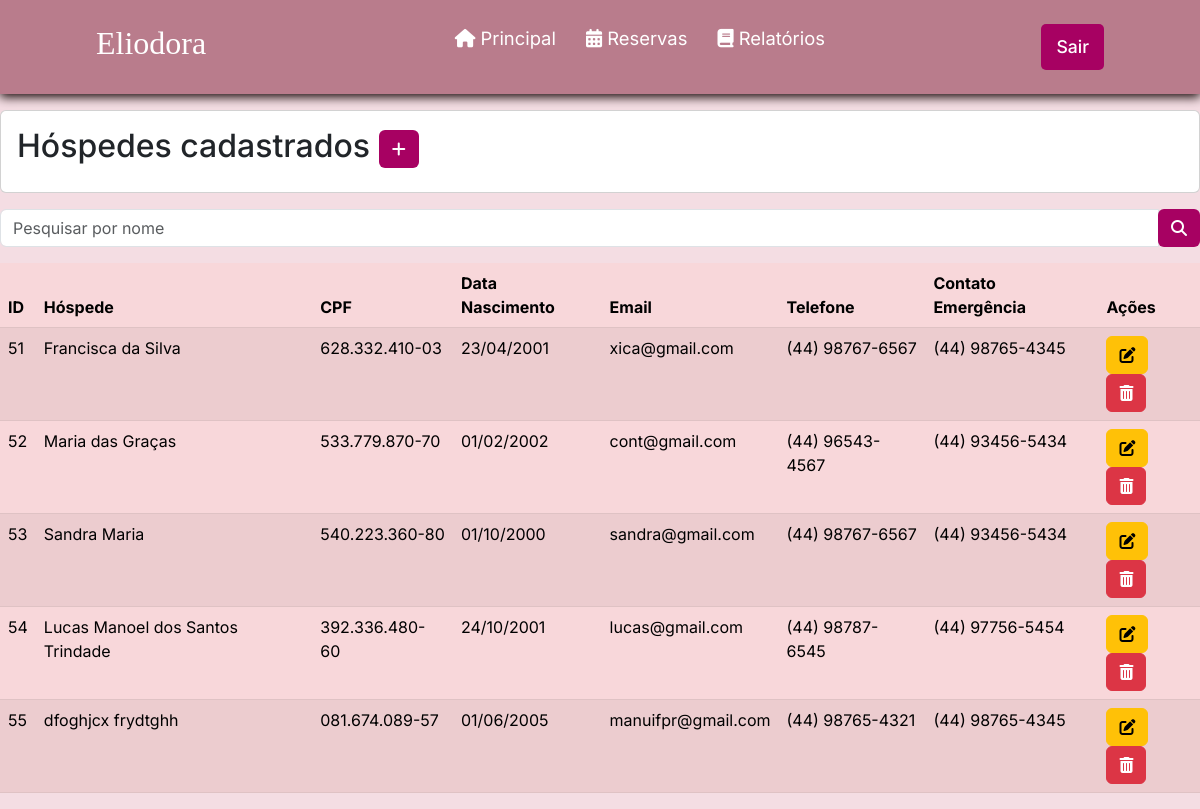
Page /listarHospedes.php (signed in) on the earlier database version.
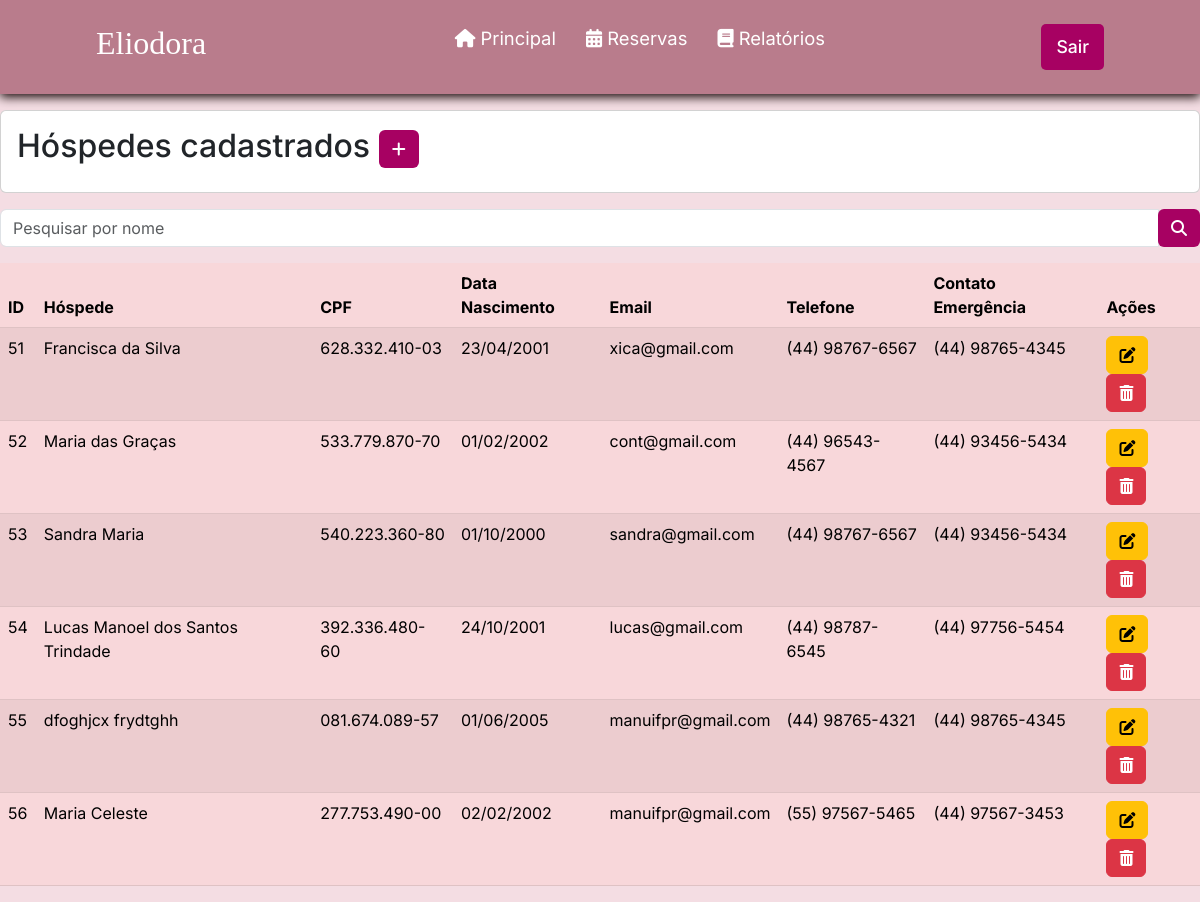
Same page on the later database version.
### tables this page shows
CREATE TABLE `hospede` (
  `id` int(11) NOT NULL,
  `nome` varchar(100) NOT NULL,
  `cpf` varchar(15) NOT NULL,
  `dataNascimento` date NOT NULL,
  `genero` varchar(1) NOT NULL,
  `estado` varchar(100) NOT NULL,
  `cidade` varchar(100) NOT NULL,
  `bairro` varchar(100) NOT NULL,
  `endereco` varchar(100) NOT NULL,
  `numeroEndereco` int(11) NOT NULL,
  `cep` varchar(15) NOT NULL,
  `email` varchar(45) NOT NULL,
  `telefone` varchar(20) NOT NULL,
  `contatoEmergencia` varchar(20) NOT NULL
);

### listarHospedes.php (the view, shortened to what this page needs)
<?php
require_once("conexao.php");
$V_WHERE = " ";
$sql = "SELECT * FROM hospede
        WHERE 1 = 1 " . $V_WHERE;
$resultado = mysqli_query($conexao, $sql);
?>
<?php require_once("cabecalho.php"); ?>
<div class="card mt-3 mb-3">
  <div class="card-body">
    <h2 class="card-title">Hóspedes cadastrados
      <a href="cadastrarHospede.php" class="btn btn-sn" style="background-color: #a70162; color: #fff;"><i
          class="fa-solid fa-plus"></i>
      </a>
    </h2>
  </div>
</div>
<form method="post">
  <div class="input-group mb-3">
    <input type="text" name="nome" id="nome" class="form-control" placeholder="Pesquisar por nome"
      aria-label="Recipient's username" aria-describedby="basic-addon2">
    <div class="input-group-append">
      <button name="pesquisar" class="btn" style="background-color: #a70162; color: #fff;" type="submit"><i
          class="fa-solid fa-magnifying-glass"></i> </button>
</form>
<table class="table table-danger table-striped">
  <thead>
    <tr>
      <th scope="col">ID</th>
      <th scope="col">Hóspede</th>
      <th scope="col">CPF</th>
      <th scope="col">Data Nascimento</th>
      <th scope="col">Email</th>
      <th scope="col">Telefone</th>
      <th scope="col">Contato Emergência</th>
      <th scope="col">Ações</th>
    </tr>
  </thead>
  <tbody>
    <?php while ($linha = mysqli_fetch_array($resultado)) { ?>
      <tr>
        <td>
          <?= $linha['id'] ?>
        <td>
          <?= $linha['nome'] ?>
        </td>
        <td>
          <?= $linha['cpf'] ?>
        </td>
        <td>
          <?= date('d/m/Y', strtotime($linha['dataNascimento'])) ?>
        </td>
        <td>
          <?= $linha['email'] ?>
        </td>
        <td>
          <?= $linha['telefone'] ?>
        </td>
        <td>
          <?= $linha['contatoEmergencia'] ?>
        </td>
        <td>
          <a href="alterarHospede.php?id=<?= $linha['id'] ?>" class="btn btn-warning">
            <i class="fa-solid fa-pen-to-square"></i>
          </a>
          <a href="listarHospedes.php?id=<?= $linha['id'] ?>" class="btn btn-danger"
            onclick="return confirm('Confirma exclusão')">
            <i class="fa-solid fa-trash-can"></i>
          </a>
        </td>
      </tr>
    <?php } ?>
  </tbody>
</table>
</body>
</html>

Differences in the rows shown:
added hospede: id "56", nome "Maria Celeste", cpf "277.753.490-00", dataNascimento "02/02/2002", email "manuifpr@gmail.com", telefone "(55) 97567-5465", contatoEmergencia "(44) 97567-3453"
